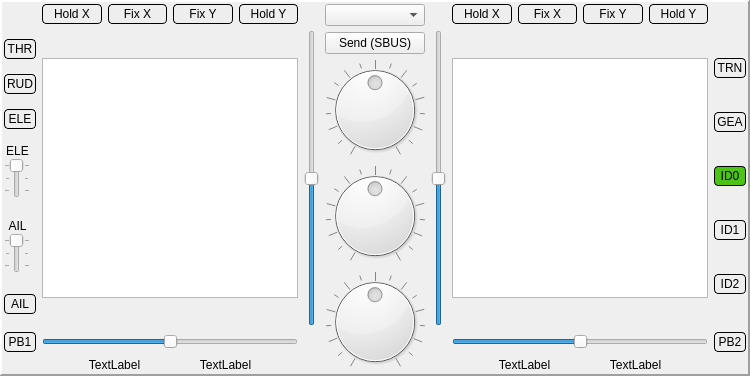
    <widget class="QFrame" name="controlFrame">
     <property name="frameShape">
      <enum>QFrame::Panel</enum>
     </property>
     <property name="frameShadow">
      <enum>QFrame::Raised</enum>
     </property>
     <property name="lineWidth">
      <number>2</number>
     </property>
     <layout class="QHBoxLayout" name="horizontalLayout_5">
      <property name="margin">
       <number>2</number>
      </property>
      <item>
       <layout class="QGridLayout" name="gridLayout" columnstretch="0,0,0">
        <item row="1" column="2">
         <widget class="QSlider" name="trimVLeft">
          <property name="minimum">
           <number>-125</number>
          </property>
          <property name="maximum">
           <number>125</number>
          </property>
          <property name="orientation">
           <enum>Qt::Vertical</enum>
          </property>
         </widget>
        </item>
        <item row="1" column="1">
         <widget class="QGraphicsView" name="leftStick">
          <property name="sizePolicy">
           <sizepolicy hsizetype="Fixed" vsizetype="Fixed">
            <horstretch>0</horstretch>
            <verstretch>0</verstretch>
           </sizepolicy>
          </property>
          <property name="minimumSize">
           <size>
            <width>240</width>
            <height>240</height>
           </size>
          </property>
          <property name="verticalScrollBarPolicy">
           <enum>Qt::ScrollBarAlwaysOff</enum>
          </property>
          <property name="horizontalScrollBarPolicy">
           <enum>Qt::ScrollBarAlwaysOff</enum>
          </property>
         </widget>
        </item>
        <item row="1" column="0">
         <layout class="QVBoxLayout" name="verticalLayout">
          <property name="bottomMargin">
           <number>0</number>
          </property>
          <item>
           <widget class="QPushButton" name="switchTHR">
            <property name="minimumSize">
             <size>
              <width>27</width>
              <height>0</height>
             </size>
            </property>
            <property name="autoFillBackground">
             <bool>false</bool>
            </property>
            <property name="styleSheet">
             <string notr="true">QPushButton {
     background-color: #EEEEEE;
     border-style: outset;
     border-width: 1px;
     border-radius: 4px;
     border-color: black;
     padding: 2px;
 } 

QPushButton:checked {
     background-color: #4CC417;
     border-style: inset;
 }</string>
            </property>
            <property name="text">
             <string>THR</string>
            </property>
            <property name="checkable">
             <bool>true</bool>
            </property>
           </widget>
          </item>
          <item>
           <widget class="QPushButton" name="switchRUD">
            <property name="styleSheet">
             <string notr="true">QPushButton {
     background-color: #EEEEEE;
     border-style: outset;
     border-width: 1px;
     border-radius: 4px;
     border-color: black;
     padding: 2px;
 } 

QPushButton:checked {
     background-color: #4CC417;
     border-style: inset;
 }</string>
            </property>
            <property name="text">
             <string>RUD</string>
            </property>
            <property name="checkable">
             <bool>true</bool>
            </property>
           </widget>
          </item>
          <item>
           <widget class="QPushButton" name="switchELE">
            <property name="styleSheet">
             <string notr="true">QPushButton {
     background-color: #EEEEEE;
     border-style: outset;
     border-width: 1px;
     border-radius: 4px;
     border-color: black;
     padding: 2px;
 } 

QPushButton:checked {
     background-color: #4CC417;
     border-style: inset;
 }</string>
            </property>
            <property name="text">
             <string>ELE</string>
            </property>
            <property name="checkable">
             <bool>true</bool>
            </property>
           </widget>
          </item>
          <item>
           <widget class="QWidget" name="SAwidget" native="true">
            <property name="maximumSize">
             <size>
              <width>16777215</width>
              <height>60</height>
             </size>
            </property>
            <widget class="QSlider" name="SEleSlider">
             <property name="enabled">
              <bool>true</bool>
             </property>
             <property name="geometry">
              <rect>
               <x>0</x>
               <y>14</y>
               <width>26</width>
               <height>40</height>
              </rect>
             </property>
             <property name="minimumSize">
              <size>
               <width>26</width>
               <height>0</height>
              </size>
             </property>
             <property name="maximumSize">
              <size>
               <width>16777215</width>
               <height>40</height>
              </size>
             </property>
             <property name="maximum">
              <number>2</number>
             </property>
             <property name="pageStep">
              <number>1</number>
             </property>
             <property name="tracking">
              <bool>false</bool>
             </property>
             <property name="orientation">
              <enum>Qt::Vertical</enum>
             </property>
             <property name="invertedAppearance">
              <bool>true</bool>
             </property>
             <property name="tickPosition">
              <enum>QSlider::TicksBothSides</enum>
             </property>
            </widget>
            <widget class="QLabel" name="labelSA">
             <property name="geometry">
              <rect>
               <x>0</x>
               <y>0</y>
               <width>27</width>
               <height>20</height>
              </rect>
             </property>
             <property name="maximumSize">
              <size>
               <width>16777215</width>
               <height>20</height>
              </size>
             </property>
             <property name="text">
              <string>ELE</string>
             </property>
             <property name="alignment">
              <set>Qt::AlignHCenter|Qt::AlignTop</set>
             </property>
            </widget>
            <zorder>labelSA</zorder>
            <zorder>SEleSlider</zorder>
           </widget>
          </item>
          <item>
           <widget class="QWidget" name="SBwidget" native="true">
            <property name="maximumSize">
             <size>
              <width>16777215</width>
              <height>60</height>
             </size>
            </property>
            <widget class="QSlider" name="SAilSlider">
             <property name="enabled">
              <bool>true</bool>
             </property>
             <property name="geometry">
              <rect>
               <x>0</x>
               <y>14</y>
               <width>26</width>
               <height>40</height>
              </rect>
             </property>
             <property name="minimumSize">
              <size>
               <width>26</width>
               <height>0</height>
              </size>
             </property>
             <property name="maximumSize">
              <size>
               <width>16777215</width>
               <height>40</height>
              </size>
             </property>
             <property name="maximum">
              <number>2</number>
             </property>
             <property name="pageStep">
              <number>1</number>
             </property>
             <property name="tracking">
              <bool>false</bool>
             </property>
             <property name="orientation">
              <enum>Qt::Vertical</enum>
             </property>
             <property name="invertedAppearance">
              <bool>true</bool>
             </property>
             <property name="tickPosition">
              <enum>QSlider::TicksBothSides</enum>
             </property>
            </widget>
            <widget class="QLabel" name="labelSB">
             <property name="geometry">
              <rect>
               <x>0</x>
               <y>0</y>
               <width>27</width>
               <height>20</height>
              </rect>
             </property>
             <property name="maximumSize">
              <size>
               <width>16777215</width>
               <height>20</height>
              </size>
             </property>
             <property name="text">
              <string>AIL</string>
             </property>
             <property name="alignment">
              <set>Qt::AlignHCenter|Qt::AlignTop</set>
             </property>
            </widget>
           </widget>
          </item>
          <item>
           <widget class="QPushButton" name="switchAIL">
            <property name="styleSheet">
             <string notr="true">QPushButton {
     background-color: #EEEEEE;
     border-style: outset;
     border-width: 1px;
     border-radius: 4px;
     border-color: black;
     padding: 2px;
 } 

QPushButton:checked {
     background-color: #4CC417;
     border-style: inset;
 }</string>
            </property>
            <property name="text">
             <string>AIL</string>
            </property>
            <property name="checkable">
             <bool>true</bool>
            </property>
           </widget>
          </item>
         </layout>
        </item>
        <item row="0" column="1">
         <layout class="QHBoxLayout" name="horizontalLayout_3">
          <item>
           <widget class="QPushButton" name="holdLeftX">
            <property name="styleSheet">
             <string notr="true">QPushButton {
     background-color: #EEEEEE;
     border-style: outset;
     border-width: 1px;
     border-radius: 4px;
     border-color: black;
     padding: 2px;
 } 

QPushButton:checked {
     background-color: #4CC417;
     border-style: inset;
 }</string>
            </property>
            <property name="text">
             <string>Hold X</string>
            </property>
            <property name="checkable">
             <bool>true</bool>
            </property>
           </widget>
          </item>
          <item>
           <widget class="QPushButton" name="FixLeftX">
            <property name="styleSheet">
             <string notr="true">QPushButton {
     background-color: #EEEEEE;
     border-style: outset;
     border-width: 1px;
     border-radius: 4px;
     border-color: black;
     padding: 2px;
 } 

QPushButton:checked {
     background-color: #4CC417;
     border-style: inset;
 }</string>
            </property>
            <property name="text">
             <string>Fix X</string>
            </property>
            <property name="checkable">
             <bool>true</bool>
            </property>
           </widget>
          </item>
          <item>
           <widget class="QPushButton" name="FixLeftY">
            <property name="styleSheet">
             <string notr="true">QPushButton {
     background-color: #EEEEEE;
     border-style: outset;
     border-width: 1px;
     border-radius: 4px;
     border-color: black;
     padding: 2px;
 } 

QPushButton:checked {
     background-color: #4CC417;
     border-style: inset;
 }</string>
            </property>
            <property name="text">
             <string>Fix Y</string>
            </property>
            <property name="checkable">
             <bool>true</bool>
            </property>
           </widget>
          </item>
          <item>
           <widget class="QPushButton" name="holdLeftY">
            <property name="styleSheet">
             <string notr="true">QPushButton {
     background-color: #EEEEEE;
     border-style: outset;
     border-width: 1px;
     border-radius: 4px;
     border-color: black;
     padding: 2px;
 } 

QPushButton:checked {
     background-color: #4CC417;
     border-style: inset;
 }</string>
            </property>
            <property name="text">
             <string>Hold Y</string>
            </property>
            <property name="checkable">
             <bool>true</bool>
            </property>
           </widget>
          </item>
         </layout>
        </item>
        <item row="7" column="1">
         <layout class="QHBoxLayout" name="horizontalLayout_6">
          <property name="leftMargin">
           <number>20</number>
          </property>
          <property name="rightMargin">
           <number>20</number>
          </property>
          <item>
           <widget class="QLabel" name="leftXPerc">
            <property name="text">
             <string>TextLabel</string>
            </property>
            <property name="alignment">
             <set>Qt::AlignCenter</set>
            </property>
           </widget>
          </item>
          <item>
           <widget class="QLabel" name="leftYPerc">
            <property name="text">
             <string>TextLabel</string>
            </property>
            <property name="alignment">
             <set>Qt::AlignCenter</set>
            </property>
           </widget>
          </item>
         </layout>
        </item>
        <item row="2" column="1">
         <widget class="QSlider" name="trimHLeft">
          <property name="minimum">
           <number>-125</number>
          </property>
          <property name="maximum">
           <number>125</number>
          </property>
          <property name="orientation">
           <enum>Qt::Horizontal</enum>
          </property>
         </widget>
        </item>
        <item row="2" column="0">
         <widget class="QPushButton" name="switchPB1">
          <property name="minimumSize">
           <size>
            <width>27</width>
            <height>0</height>
           </size>
          </property>
          <property name="styleSheet">
           <string notr="true">QPushButton {
     background-color: #EEEEEE;
     border-style: outset;
     border-width: 1px;
     border-radius: 4px;
     border-color: black;
     padding: 2px;
 } 

QPushButton:pressed {
     background-color: #4CC417;
     border-style: inset;
 }</string>
          </property>
          <property name="text">
           <string>PB1</string>
          </property>
         </widget>
        </item>
       </layout>
      </item>
      <item>
       <layout class="QVBoxLayout" name="verticalLayout_11">
        <item>
         <widget class="QComboBox" name="serialPortCB"/>
        </item>
        <item>
         <widget class="QPushButton" name="SendDataButton">
          <property name="text">
           <string>Send (SBUS)</string>
          </property>
         </widget>
        </item>
        <item>
         <widget class="QDial" name="dialP_1">
          <property name="sizePolicy">
           <sizepolicy hsizetype="Preferred" vsizetype="Preferred">
            <horstretch>0</horstretch>
            <verstretch>0</verstretch>
           </sizepolicy>
          </property>
          <property name="toolTip">
           <string>P1</string>
          </property>
          <property name="minimum">
           <number>-1024</number>
          </property>
          <property name="maximum">
           <number>1024</number>
          </property>
          <property name="pageStep">
           <number>128</number>
          </property>
          <property name="notchTarget">
           <double>64.000000000000000</double>
          </property>
          <property name="notchesVisible">
           <bool>true</bool>
          </property>
         </widget>
        </item>
        <item>
         <widget class="QDial" name="dialP_2">
          <property name="sizePolicy">
           <sizepolicy hsizetype="Preferred" vsizetype="Preferred">
            <horstretch>0</horstretch>
            <verstretch>0</verstretch>
           </sizepolicy>
          </property>
          <property name="toolTip">
           <string>P2</string>
          </property>
          <property name="minimum">
           <number>-1024</number>
          </property>
          <property name="maximum">
           <number>1024</number>
          </property>
          <property name="pageStep">
           <number>128</number>
          </property>
          <property name="invertedAppearance">
           <bool>false</bool>
          </property>
          <property name="notchTarget">
           <double>64.000000000000000</double>
          </property>
          <property name="notchesVisible">
           <bool>true</bool>
          </property>
         </widget>
        </item>
        <item>
         <widget class="QDial" name="dialP_3">
          <property name="sizePolicy">
           <sizepolicy hsizetype="Preferred" vsizetype="Preferred">
            <horstretch>0</horstretch>
            <verstretch>0</verstretch>
           </sizepolicy>
          </property>
          <property name="toolTip">
           <string>P3</string>
          </property>
          <property name="minimum">
           <number>-1024</number>
          </property>
          <property name="maximum">
           <number>1024</number>
          </property>
          <property name="pageStep">
           <number>128</number>
          </property>
          <property name="notchTarget">
           <double>64.000000000000000</double>
          </property>
          <property name="notchesVisible">
           <bool>true</bool>
          </property>
         </widget>
        </item>
       </layout>
      </item>
      <item>
       <layout class="QGridLayout" name="gridLayout_2" columnstretch="0,0,0">
        <item row="1" column="0">
         <widget class="QSlider" name="trimVRight">
          <property name="minimum">
           <number>-125</number>
          </property>
          <property name="maximum">
           <number>125</number>
          </property>
          <property name="orientation">
           <enum>Qt::Vertical</enum>
          </property>
         </widget>
        </item>
        <item row="1" column="1">
         <widget class="QGraphicsView" name="rightStick">
          <property name="sizePolicy">
           <sizepolicy hsizetype="Fixed" vsizetype="Fixed">
            <horstretch>0</horstretch>
            <verstretch>0</verstretch>
           </sizepolicy>
          </property>
          <property name="minimumSize">
           <size>
            <width>240</width>
            <height>240</height>
           </size>
          </property>
          <property name="verticalScrollBarPolicy">
           <enum>Qt::ScrollBarAlwaysOff</enum>
          </property>
          <property name="horizontalScrollBarPolicy">
           <enum>Qt::ScrollBarAlwaysOff</enum>
          </property>
         </widget>
        </item>
        <item row="1" column="2">
         <layout class="QVBoxLayout" name="verticalLayout_2">
          <item>
           <widget class="QPushButton" name="switchTRN">
            <property name="minimumSize">
             <size>
              <width>27</width>
              <height>0</height>
             </size>
            </property>
            <property name="styleSheet">
             <string notr="true">QPushButton {
     background-color: #EEEEEE;
     border-style: outset;
     border-width: 1px;
     border-radius: 4px;
     border-color: black;
     padding: 2px;
 } 

QPushButton:pressed {
     background-color: #4CC417;
     border-style: inset;
 }</string>
            </property>
            <property name="text">
             <string>TRN</string>
            </property>
           </widget>
          </item>
          <item>
           <widget class="QPushButton" name="switchGEA">
            <property name="styleSheet">
             <string notr="true">QPushButton {
     background-color: #EEEEEE;
     border-style: outset;
     border-width: 1px;
     border-radius: 4px;
     border-color: black;
     padding: 2px;
 } 

QPushButton:checked {
     background-color: #4CC417;
     border-style: inset;
 }</string>
            </property>
            <property name="text">
             <string>GEA</string>
            </property>
            <property name="checkable">
             <bool>true</bool>
            </property>
            <property name="checked">
             <bool>false</bool>
            </property>
           </widget>
          </item>
          <item>
           <widget class="QPushButton" name="switchID0">
            <property name="styleSheet">
             <string notr="true">QPushButton {
     background-color: #EEEEEE;
     border-style: outset;
     border-width: 1px;
     border-radius: 4px;
     border-color: black;
     padding: 2px;
 } 

QPushButton:checked {
     background-color: #4CC417;
     border-style: inset;
 }</string>
            </property>
            <property name="text">
             <string>ID0</string>
            </property>
            <property name="checkable">
             <bool>true</bool>
            </property>
            <property name="checked">
             <bool>true</bool>
            </property>
            <property name="autoExclusive">
             <bool>true</bool>
            </property>
           </widget>
          </item>
          <item>
           <widget class="QPushButton" name="switchID1">
            <property name="styleSheet">
             <string notr="true">QPushButton {
     background-color: #EEEEEE;
     border-style: outset;
     border-width: 1px;
     border-radius: 4px;
     border-color: black;
     padding: 2px;
 } 

QPushButton:checked {
     background-color: #4CC417;
     border-style: inset;
 }</string>
            </property>
            <property name="text">
             <string>ID1</string>
            </property>
            <property name="checkable">
             <bool>true</bool>
            </property>
            <property name="autoExclusive">
             <bool>true</bool>
            </property>
           </widget>
          </item>
          <item>
           <widget class="QPushButton" name="switchID2">
            <property name="styleSheet">
             <string notr="true">QPushButton {
     background-color: #EEEEEE;
     border-style: outset;
     border-width: 1px;
     border-radius: 4px;
     border-color: black;
     padding: 2px;
 } 

QPushButton:checked {
     background-color: #4CC417;
     border-style: inset;
 }</string>
            </property>
            <property name="text">
             <string>ID2</string>
            </property>
            <property name="checkable">
             <bool>true</bool>
            </property>
            <property name="autoExclusive">
             <bool>true</bool>
            </property>
           </widget>
          </item>
         </layout>
        </item>
        <item row="0" column="1">
         <layout class="QHBoxLayout" name="horizontalLayout_4">
          <item>
           <widget class="QPushButton" name="holdRightX">
            <property name="styleSheet">
             <string notr="true">QPushButton {
     background-color: #EEEEEE;
     border-style: outset;
     border-width: 1px;
     border-radius: 4px;
     border-color: black;
     padding: 2px;
 } 

QPushButton:checked {
     background-color: #4CC417;
     border-style: inset;
 }</string>
            </property>
            <property name="text">
             <string>Hold X</string>
            </property>
            <property name="checkable">
             <bool>true</bool>
            </property>
           </widget>
          </item>
          <item>
           <widget class="QPushButton" name="FixRightX">
            <property name="styleSheet">
             <string notr="true">QPushButton {
     background-color: #EEEEEE;
     border-style: outset;
     border-width: 1px;
     border-radius: 4px;
     border-color: black;
     padding: 2px;
 } 

QPushButton:checked {
     background-color: #4CC417;
     border-style: inset;
 }</string>
            </property>
            <property name="text">
             <string>Fix X</string>
            </property>
            <property name="checkable">
             <bool>true</bool>
            </property>
           </widget>
          </item>
          <item>
           <widget class="QPushButton" name="FixRightY">
            <property name="styleSheet">
             <string notr="true">QPushButton {
     background-color: #EEEEEE;
     border-style: outset;
     border-width: 1px;
     border-radius: 4px;
     border-color: black;
     padding: 2px;
 } 

QPushButton:checked {
     background-color: #4CC417;
     border-style: inset;
 }</string>
            </property>
            <property name="text">
             <string>Fix Y</string>
            </property>
            <property name="checkable">
             <bool>true</bool>
            </property>
           </widget>
          </item>
          <item>
           <widget class="QPushButton" name="holdRightY">
            <property name="styleSheet">
             <string notr="true">QPushButton {
     background-color: #EEEEEE;
     border-style: outset;
     border-width: 1px;
     border-radius: 4px;
     border-color: black;
     padding: 2px;
 } 

QPushButton:checked {
     background-color: #4CC417;
     border-style: inset;
 }</string>
            </property>
            <property name="text">
             <string>Hold Y</string>
            </property>
            <property name="checkable">
             <bool>true</bool>
            </property>
           </widget>
          </item>
         </layout>
        </item>
        <item row="3" column="1">
         <layout class="QHBoxLayout" name="horizontalLayout_7">
          <property name="leftMargin">
           <number>20</number>
          </property>
          <property name="rightMargin">
           <number>20</number>
          </property>
          <item>
           <widget class="QLabel" name="rightXPerc">
            <property name="text">
             <string>TextLabel</string>
            </property>
            <property name="alignment">
             <set>Qt::AlignCenter</set>
            </property>
           </widget>
          </item>
          <item>
           <widget class="QLabel" name="rightYPerc">
            <property name="text">
             <string>TextLabel</string>
            </property>
            <property name="alignment">
             <set>Qt::AlignCenter</set>
            </property>
           </widget>
          </item>
         </layout>
        </item>
        <item row="2" column="1">
         <widget class="QSlider" name="trimHRight">
          <property name="minimum">
           <number>-125</number>
          </property>
          <property name="maximum">
           <number>125</number>
          </property>
          <property name="orientation">
           <enum>Qt::Horizontal</enum>
          </property>
         </widget>
        </item>
        <item row="2" column="2">
         <widget class="QPushButton" name="switchPB2">
          <property name="minimumSize">
           <size>
            <width>27</width>
            <height>0</height>
           </size>
          </property>
          <property name="styleSheet">
           <string notr="true">QPushButton {
     background-color: #EEEEEE;
     border-style: outset;
     border-width: 1px;
     border-radius: 4px;
     border-color: black;
     padding: 2px;
 } 

QPushButton:pressed {
     background-color: #4CC417;
     border-style: inset;
 }</string>
          </property>
          <property name="text">
           <string>PB2</string>
          </property>
         </widget>
        </item>
       </layout>
      </item>
     </layout>
    </widget>
